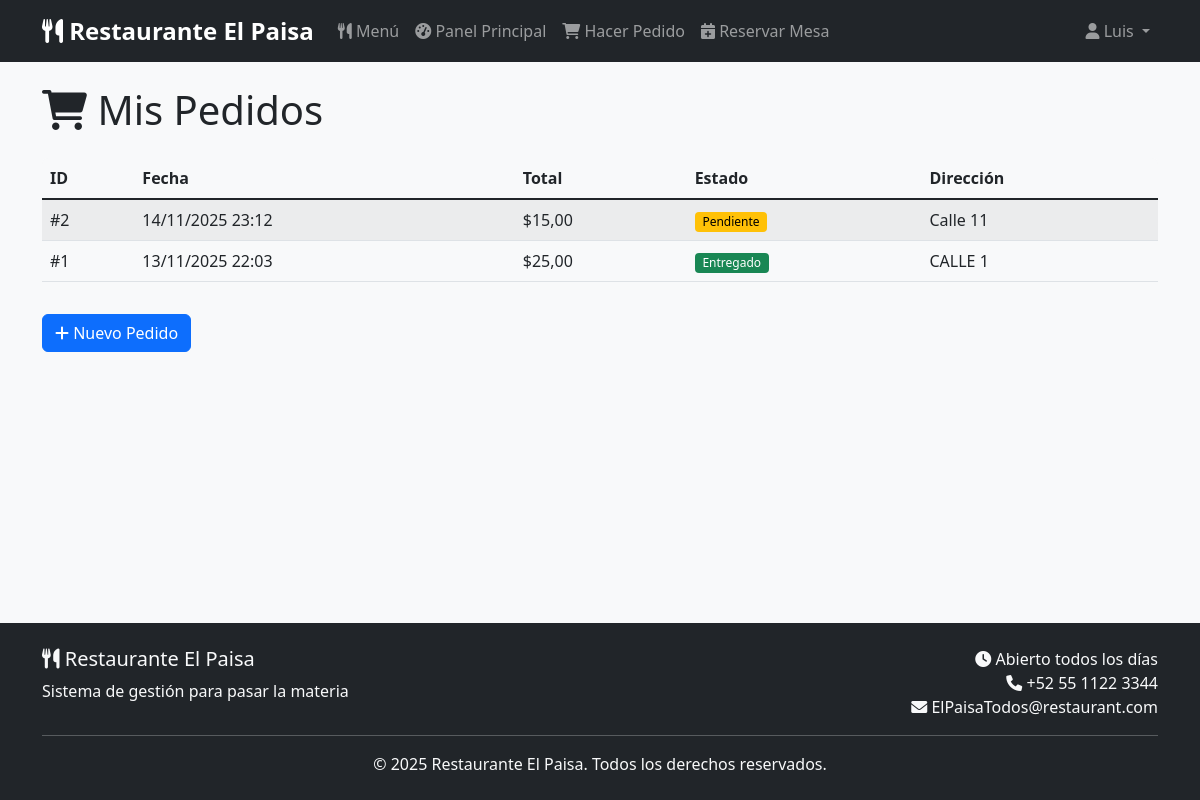
Screenshot of /cliente/pedidos/ (signed in) with the database file from the repository.
### core/models.py (models this page shows, shortened)
class Usuario(AbstractUser):
    ROLES = (
        ('cliente', 'Cliente'),
        ('personal', 'Personal'),
        ('admin', 'Administrador'),
    )
    rol = models.CharField(max_length=10, choices=ROLES, default='cliente')
    telefono = models.CharField(max_length=15, blank=True, null=True)
    direccion = models.TextField(blank=True, null=True)

class Pedido(models.Model):
    ESTADOS = (
        ('pendiente', 'Pendiente'),
        ('confirmado', 'Confirmado'),
        ('en_preparacion', 'En Preparación'),
        ('listo', 'Listo para Entrega'),
        ('entregado', 'Entregado'),
        ('cancelado', 'Cancelado'),
    )
    cliente = models.ForeignKey(Usuario, on_delete=models.CASCADE, limit_choices_to={'rol': 'cliente'})
    fecha_pedido = models.DateTimeField(auto_now_add=True)
    estado = models.CharField(max_length=20, choices=ESTADOS, default='pendiente')
    total = models.DecimalField(max_digits=10, decimal_places=2, default=0)
    direccion_entrega = models.TextField(blank=True)
    notas = models.TextField(blank=True)

### core/views.py (the view)
# urls.py: path('cliente/pedidos/', views.ver_pedidos, name='ver_pedidos'),
@login_required
@user_passes_test(es_cliente)
def ver_pedidos(request):
    pedidos = Pedido.objects.filter(cliente=request.user).order_by('-fecha_pedido')
    context = {
        'pedidos': pedidos,
    }
    return render(request, 'core/ver_pedidos.html', context)

### core/views.py (called while the page is built)
def es_cliente(user):
    return user.is_authenticated and user.rol == 'cliente'

### core/templates/core/ver_pedidos.html (shortened to what this page needs)
{% extends 'core/base.html' %}
{% block content %}
<div class="row">
    <div class="col-12">
        <h1 class="mb-4">
            <i class="fas fa-shopping-cart"></i> Mis Pedidos
        </h1>
        {% if pedidos %}
        <div class="table-responsive">
            <table class="table table-striped">
                <thead>
                    <tr>
                        <th>ID</th>
                        <th>Fecha</th>
                        <th>Total</th>
                        <th>Estado</th>
                        <th>Dirección</th>
                    </tr>
                </thead>
                <tbody>
                    {% for pedido in pedidos %}
                    <tr>
                        <td>#{{ pedido.id }}</td>
                        <td>{{ pedido.fecha_pedido|date:"d/m/Y H:i" }}</td>
                        <td>${{ pedido.total }}</td>
                        <td>
                            <span class="badge bg-{% if pedido.estado == 'entregado' %}success{% elif pedido.estado == 'pendiente' %}warning{% else %}primary{% endif %}">
                                {{ pedido.get_estado_display }}
                            </span>
                        </td>
                        <td>{{ pedido.direccion_entrega|default:"No especificada" }}</td>
                    </tr>
                    {% endfor %}
                </tbody>
            </table>
        </div>
        {% else %}
        <div class="alert alert-info">
            <i class="fas fa-info-circle"></i> No tienes pedidos realizados.
        </div>
        {% endif %}
        <div class="mt-3">
            <a href="{% url 'hacer_pedido' %}" class="btn btn-primary">
                <i class="fas fa-plus"></i> Nuevo Pedido
            </a>
        </div>
    </div>
</div>
{% endblock %}

### core/templates/core/base.html (shortened to what this page needs)
<!DOCTYPE html>
<html lang="es">
<head>
    <link href="https://cdn.jsdelivr.net/npm/bootstrap@5.1.3/dist/css/bootstrap.min.css" rel="stylesheet">
    <link href="https://cdnjs.cloudflare.com/ajax/libs/font-awesome/6.0.0/css/all.min.css" rel="stylesheet">
    <link href="/static/core/css/style.css" rel="stylesheet">
</head>
<body>
    <nav class="navbar navbar-expand-lg navbar-dark bg-dark">
        <div class="container">
            <a class="navbar-brand" href="{% url 'index' %}">
                <i class="fas fa-utensils"></i> Restaurante El Paisa
            </a>
            <div class="collapse navbar-collapse" id="navbarNav">
                <ul class="navbar-nav me-auto">
                    <li class="nav-item">
                        <a class="nav-link" href="{% url 'menu' %}">
                            <i class="fas fa-utensils"></i> Menú
                        </a>
                    </li>
                    {% if user.is_authenticated %}
                        <li class="nav-item">
                            <a class="nav-link" href="{% url 'dashboard' %}">
                                <i class="fas fa-tachometer-alt"></i> Panel Principal
                            </a>
                        </li>
                        {% if user.rol == 'cliente' %}
                            <li class="nav-item">
                                <a class="nav-link" href="{% url 'hacer_pedido' %}">
                                    <i class="fas fa-shopping-cart"></i> Hacer Pedido
                                </a>
                            </li>
                            <li class="nav-item">
                                <a class="nav-link" href="{% url 'reservar_mesa' %}">
                                    <i class="fas fa-calendar-plus"></i> Reservar Mesa
                                </a>
                            </li>
                        {% endif %}
                    {% endif %}
                </ul>
                <ul class="navbar-nav">
                    {% if user.is_authenticated %}
                        <li class="nav-item dropdown">
                            <a class="nav-link dropdown-toggle" href="#" id="userDropdown" role="button" data-bs-toggle="dropdown">
                                <i class="fas fa-user"></i> {{ user.username }}
                            </a>
                        </li>
                    {% endif %}
                </ul>
            </div>
        </div>
    </nav>
    <main class="container mt-4">
        {% block content %}
        {% endblock %}
    </main>
    <footer class="bg-dark text-light mt-5 py-4">
        <div class="container">
            <div class="row">
                <div class="col-md-6">
                    <h5><i class="fas fa-utensils"></i> Restaurante El Paisa</h5>
                    <p class="mb-0">Sistema de gestión para pasar la materia</p>
                </div>
                <div class="col-md-6 text-md-end">
                    <p class="mb-0">
                        <i class="fas fa-clock"></i> Abierto todos los días<br>
                        <i class="fas fa-phone"></i> +52 55 1122  3344<br>
                        <i class="fas fa-envelope"></i> ElPaisaTodos@restaurant.com
                    </p>
                </div>
            </div>
            <hr class="my-3">
            <div class="text-center">
                <p class="mb-0">&copy; 2025 Restaurante El Paisa. Todos los derechos reservados.</p>
            </div>
        </div>
    </footer>
</body>
</html>

### core/static/core/css/style.css (style rules this page uses)
body { font-family: 'Segoe UI', Tahoma, Geneva, Verdana, sans-serif; background-color: #f8f9fa; min-height: 100vh; display: flex; flex-direction: column; }
main { flex: 1; }
.navbar-brand { font-weight: bold; font-size: 1.5rem; }
.navbar-nav .nav-link { font-weight: 500; padding: 0.5rem 1rem; border-radius: 0.375rem; transition: all 0.3s ease; }
.badge { font-size: 0.75em; font-weight: 500; }
.btn { border-radius: 0.375rem; font-weight: 500; transition: all 0.3s ease; }
.table-responsive { border-radius: 0.375rem; }
.table th { font-weight: 600; background-color: #f8f9fa; }
footer { margin-top: auto; }
.badge.bg-warning { color: #000; }

### rows the page displays
Usuario: username "Luis"
Pedido: id "2", fecha_pedido "14/11/2025 23:12", total "15,00", estado "Pendiente", direccion_entrega "Calle 11"
Pedido: id "1", fecha_pedido "13/11/2025 22:03", total "25,00", estado "Entregado", direccion_entrega "CALLE 1"
